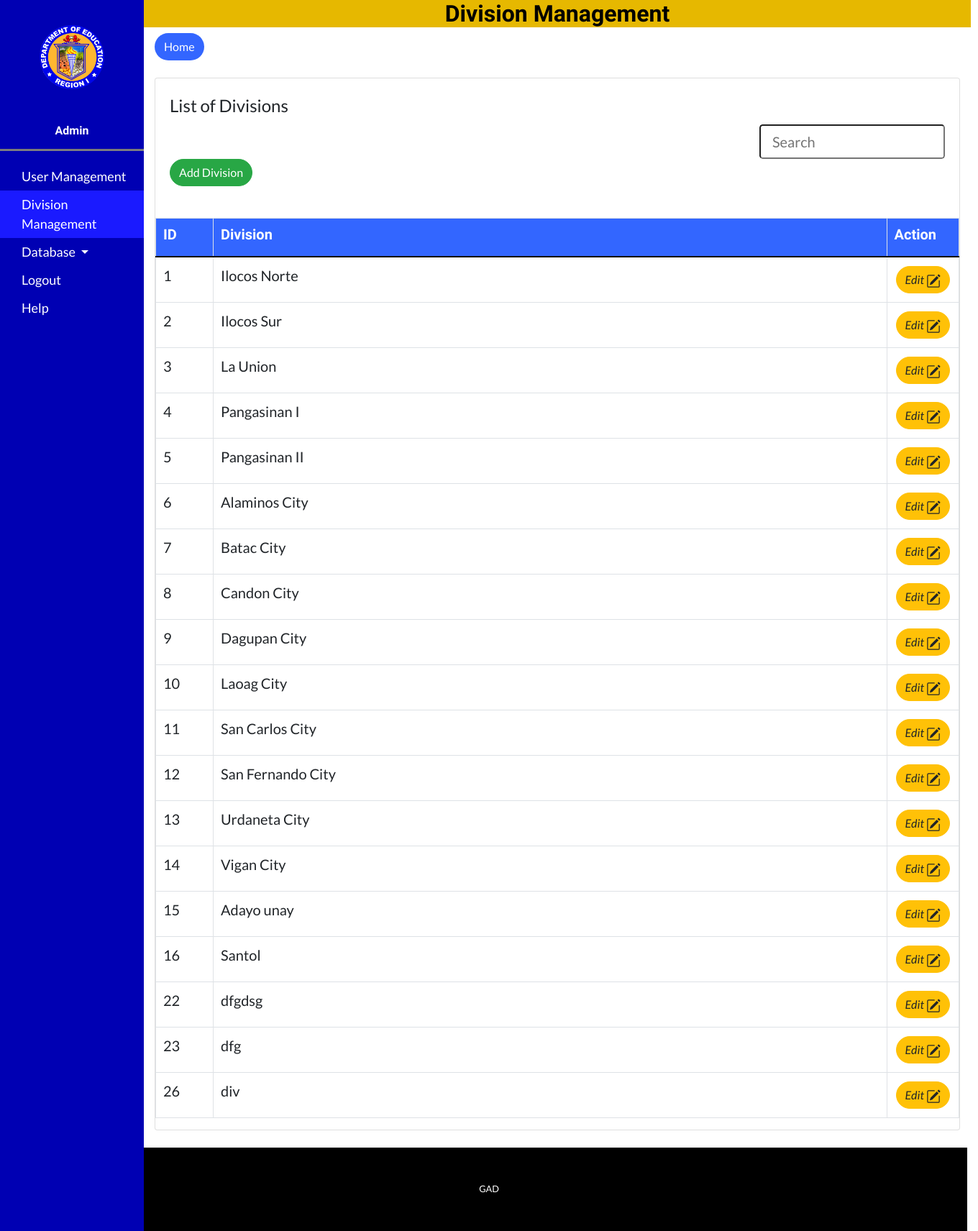
The app's page /Admin/division.php (signed in), older data.
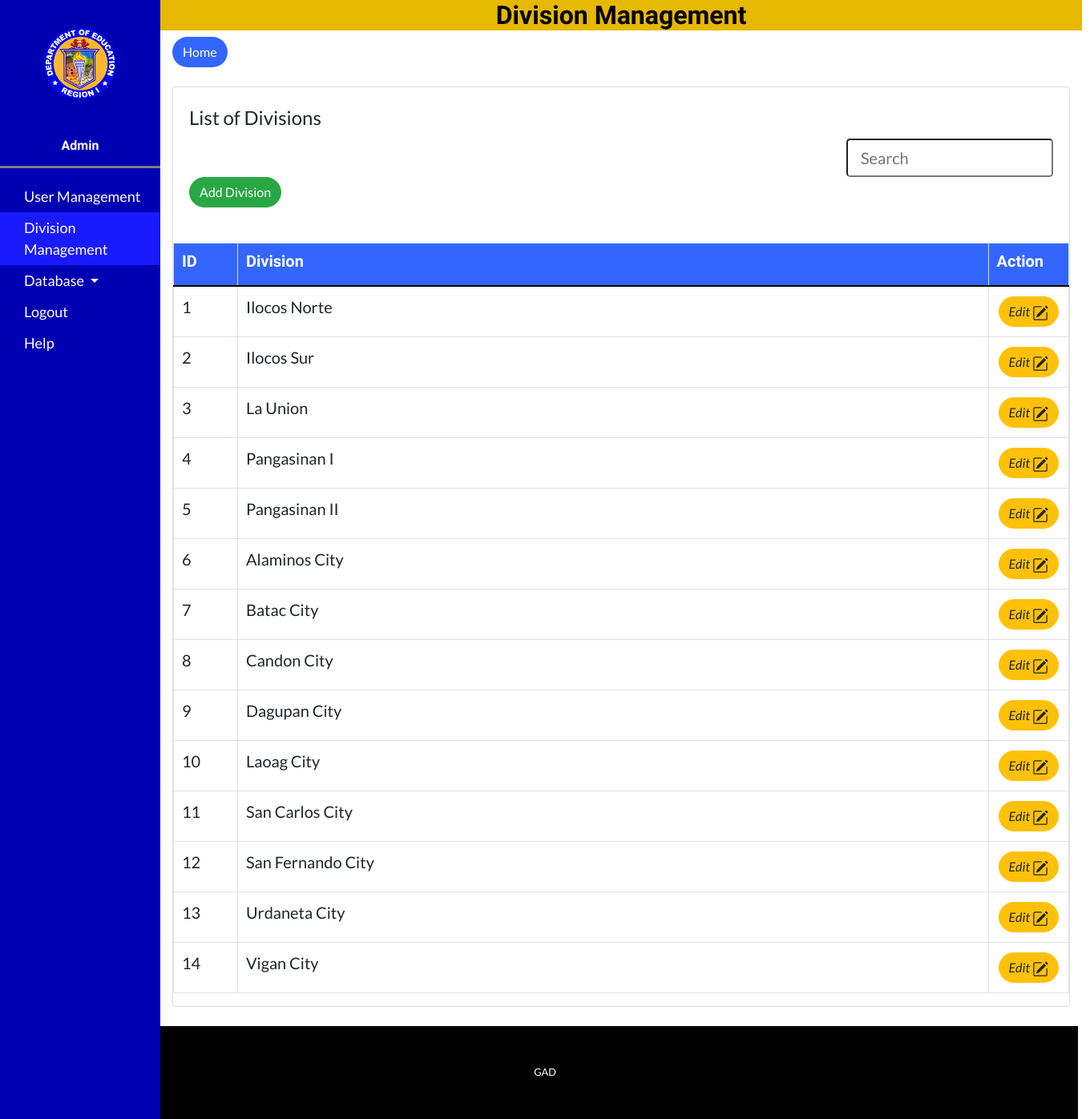
The same page, newer data.
### tables this page shows
CREATE TABLE `division` (
  `id` int(11) NOT NULL AUTO_INCREMENT,
  `division` varchar(255) DEFAULT NULL,
  PRIMARY KEY (`id`)
);

### Admin/division.php (the view, shortened to what this page needs)
<!DOCTYPE html>
<html lang="en">
  <head>
    <link href="vendor/bootstrap/css/bootstrap.min.css" rel="stylesheet">
    <link href="css/one-page-wonder.min.css" rel="stylesheet">
  </head>
  <body>
<div class="container-fluid">
    <div class="row flex-nowrap">
        <div class="sidenav">
          <div class="d-flex justify-content-center">
          <img src="img/01.png" style="max-width:90px;" alt="">
        </div><br><br>
  <center><h6 style="color: white;"><?php echo $_SESSION['ulvl']; ?></h6></center>
  <hr style="height:2px;color:gray;background-color:gray">
<a href="user.php">User Management</a>
  <a href="division.php"  class="active">Division Management</a>
  <button class="dropdown-btn dropdown-toggle">Database
  </button>
  <a data-toggle="modal" href="#logout">Logout</a>
  <a href="#">Help</a>
</div>
        <div class="main">
<center><h2 style="color: black; background-color: #e6b800;">Division Management</h2></center>
<div class="container-fluid">
   <div class="d-flex justify-content-start">
  <a href="admin.php" class="btn rounded-pill" style="background-color: #3366ff; color: white;">Home</a>
</div>
         <section><br>
         <div class="card" style="width: 70rem;">
         <div class="card-body">
              <legend>List of Divisions</legend>
              <div class="d-flex justify-content-end">
                <input class="form-control-lg " type="text" id="search" name="search" placeholder="Search">
              </div>
              <div class="d-flex justify-content-start">
                <a data-toggle="modal" href="#add" class="btn btn-success rounded-pill">Add Division</a>
              </div>
              <br>
  </div>
      <?php
        include("../connect.php");
        $sql="SELECT * FROM division";
        $result=mysqli_query($conn, $sql);
        echo "<table id='list' class='table table-bordered table-hover'>";
          echo "<tr>";
            echo "<th style='padding: 10px; background-color: #3366ff; color: white; border-bottom: 2px solid black; width: 80px;'><h5>ID</h5></th>";
            echo "<th style='padding: 10px; background-color: #3366ff; color: white; border-bottom: 2px solid black;'><h5>Division</h5></th>";
            echo "<th style='padding: 10px; background-color: #3366ff; color: white; border-bottom: 2px solid black; width: 80px;'><h5>Action</h5></th>";
          echo "</tr>";
          echo "<tbody id='usertable'>";
        if(mysqli_num_rows($result)>0){
          while($row=mysqli_fetch_assoc($result)){
            echo "<tr id=".$row['id'] .">";
              echo "<td style='padding: 10px; font-size: 20px;' id='tid'>".$row['id']."</td>";
              echo "<td style='padding: 10px; font-size: 20px;' id='tdivision'>".$row['division']."</td>";
              ?>
              <td><button class="btn btn-warning rounded-pill edit_user"  value="<?php echo $row['id']; ?>">
                  <i class="bi bi-pencil-square">Edit</i>
                </button></td>
              <?php
            echo "</tr>";
          }
        }
        echo "</tbody>";
        echo "</table";
      ?>
    </div>
    </section>
   </div>
   </div>
</div>
    <br>
    <footer class="py-5 bg-black">
      <div class="container">
        <p class="m-0 text-center text-white small">GAD</p>
      </div>
    </footer>
</body>
</html>

Row changes from the older to the newer data that the page shows:
removed division: id "15", division "Adayo unay"
removed division: id "16", division "Santol"
removed division: id "22", division "dfgdsg"
removed division: id "23", division "dfg"
removed division: id "26", division "div"
